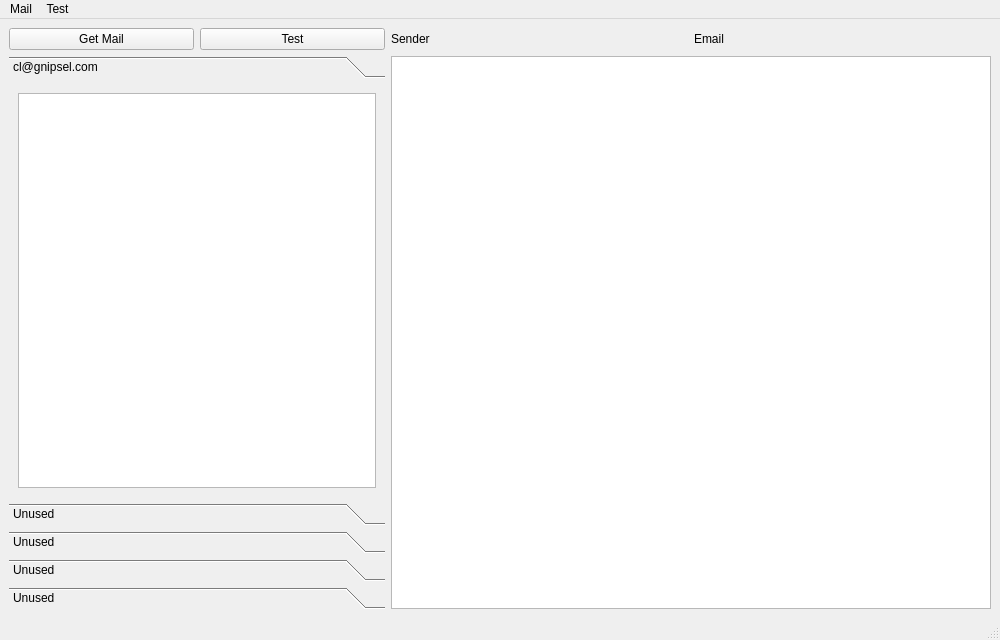
<?xml version="1.0" encoding="UTF-8"?>
<ui version="4.0">
 <class>MainWindow</class>
 <widget class="QMainWindow" name="MainWindow">
  <property name="geometry">
   <rect>
    <x>0</x>
    <y>0</y>
    <width>1000</width>
    <height>640</height>
   </rect>
  </property>
  <property name="minimumSize">
   <size>
    <width>1000</width>
    <height>640</height>
   </size>
  </property>
  <property name="windowTitle">
   <string>MainWindow</string>
  </property>
  <widget class="QWidget" name="centralwidget">
   <layout class="QGridLayout" name="gridLayout">
    <item row="0" column="3">
     <widget class="QLabel" name="senderLB">
      <property name="sizePolicy">
       <sizepolicy hsizetype="Preferred" vsizetype="Minimum">
        <horstretch>0</horstretch>
        <verstretch>0</verstretch>
       </sizepolicy>
      </property>
      <property name="text">
       <string>Sender</string>
      </property>
     </widget>
    </item>
    <item row="0" column="4">
     <widget class="QLabel" name="emailLB">
      <property name="sizePolicy">
       <sizepolicy hsizetype="Preferred" vsizetype="Minimum">
        <horstretch>0</horstretch>
        <verstretch>0</verstretch>
       </sizepolicy>
      </property>
      <property name="text">
       <string>Email</string>
      </property>
     </widget>
    </item>
    <item row="0" column="1">
     <widget class="QPushButton" name="getMail1PB">
      <property name="text">
       <string>Get Mail</string>
      </property>
     </widget>
    </item>
    <item row="1" column="3" rowspan="3" colspan="2">
     <widget class="QPlainTextEdit" name="bodyPTE">
      <property name="sizePolicy">
       <sizepolicy hsizetype="Expanding" vsizetype="Expanding">
        <horstretch>0</horstretch>
        <verstretch>0</verstretch>
       </sizepolicy>
      </property>
      <property name="minimumSize">
       <size>
        <width>600</width>
        <height>0</height>
       </size>
      </property>
     </widget>
    </item>
    <item row="0" column="2">
     <widget class="QPushButton" name="testPB">
      <property name="text">
       <string>Test</string>
      </property>
     </widget>
    </item>
    <item row="1" column="1" rowspan="3" colspan="2">
     <widget class="QToolBox" name="mailboxesTB">
      <property name="frameShape">
       <enum>QFrame::NoFrame</enum>
      </property>
      <property name="currentIndex">
       <number>0</number>
      </property>
      <widget class="QWidget" name="email_1">
       <property name="geometry">
        <rect>
         <x>0</x>
         <y>0</y>
         <width>376</width>
         <height>376</height>
        </rect>
       </property>
       <attribute name="label">
        <string>cl@gnipsel.com</string>
       </attribute>
       <layout class="QGridLayout" name="gridLayout_2">
        <item row="1" column="0">
         <widget class="QListWidget" name="mailLW_0"/>
        </item>
       </layout>
      </widget>
      <widget class="QWidget" name="page">
       <attribute name="label">
        <string>Unused</string>
       </attribute>
       <layout class="QGridLayout" name="gridLayout_6">
        <item row="0" column="0">
         <widget class="QListWidget" name="mailLW_1"/>
        </item>
       </layout>
      </widget>
      <widget class="QWidget" name="page_2">
       <attribute name="label">
        <string>Unused</string>
       </attribute>
       <layout class="QGridLayout" name="gridLayout_5">
        <item row="0" column="0">
         <widget class="QListWidget" name="mailLW_2"/>
        </item>
       </layout>
      </widget>
      <widget class="QWidget" name="page_3">
       <attribute name="label">
        <string>Unused</string>
       </attribute>
       <layout class="QGridLayout" name="gridLayout_4">
        <item row="0" column="0">
         <widget class="QListWidget" name="mailLW_3"/>
        </item>
       </layout>
      </widget>
      <widget class="QWidget" name="page_4">
       <attribute name="label">
        <string>Unused</string>
       </attribute>
       <layout class="QGridLayout" name="gridLayout_3">
        <item row="0" column="0">
         <widget class="QListWidget" name="mailLW_4"/>
        </item>
       </layout>
      </widget>
     </widget>
    </item>
   </layout>
  </widget>
  <widget class="QMenuBar" name="menubar">
   <property name="geometry">
    <rect>
     <x>0</x>
     <y>0</y>
     <width>1000</width>
     <height>24</height>
    </rect>
   </property>
   <widget class="QMenu" name="menuMail">
    <property name="title">
     <string>Mail</string>
    </property>
    <addaction name="actionGet_Mail"/>
    <addaction name="actionAddMailbox"/>
   </widget>
   <widget class="QMenu" name="menuTest">
    <property name="title">
     <string>Test</string>
    </property>
    <addaction name="actionPrint_Test"/>
   </widget>
   <addaction name="menuMail"/>
   <addaction name="menuTest"/>
  </widget>
  <widget class="QStatusBar" name="statusbar"/>
  <action name="actionGet_Mail">
   <property name="text">
    <string>Get Mail</string>
   </property>
  </action>
  <action name="actionAddMailbox">
   <property name="text">
    <string>Add Mailbox</string>
   </property>
  </action>
  <action name="actionPrint_Test">
   <property name="text">
    <string>Print Test</string>
   </property>
  </action>
 </widget>
 <resources/>
 <connections/>
</ui>
